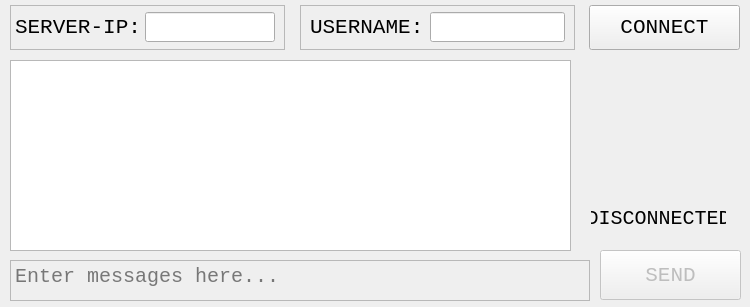
<?xml version="1.0" encoding="UTF-8"?>
<ui version="4.0">
 <class>MainWindow</class>
 <widget class="QMainWindow" name="MainWindow">
  <property name="geometry">
   <rect>
    <x>0</x>
    <y>0</y>
    <width>750</width>
    <height>307</height>
   </rect>
  </property>
  <property name="windowTitle">
   <string>MainWindow</string>
  </property>
  <widget class="QWidget" name="centralWidget">
   <widget class="QLabel" name="label">
    <property name="geometry">
     <rect>
      <x>15</x>
      <y>12</y>
      <width>130</width>
      <height>30</height>
     </rect>
    </property>
    <property name="font">
     <font>
      <family>Monospace</family>
      <pointsize>16</pointsize>
     </font>
    </property>
    <property name="text">
     <string>SERVER-IP:</string>
    </property>
   </widget>
   <widget class="QLineEdit" name="input_server">
    <property name="geometry">
     <rect>
      <x>145</x>
      <y>12</y>
      <width>130</width>
      <height>30</height>
     </rect>
    </property>
    <property name="minimumSize">
     <size>
      <width>100</width>
      <height>0</height>
     </size>
    </property>
    <property name="maximumSize">
     <size>
      <width>150</width>
      <height>16777215</height>
     </size>
    </property>
    <property name="font">
     <font>
      <family>Monospace</family>
      <pointsize>15</pointsize>
     </font>
    </property>
   </widget>
   <widget class="QLabel" name="label_2">
    <property name="geometry">
     <rect>
      <x>310</x>
      <y>12</y>
      <width>130</width>
      <height>30</height>
     </rect>
    </property>
    <property name="font">
     <font>
      <family>Monospace</family>
      <pointsize>16</pointsize>
     </font>
    </property>
    <property name="text">
     <string>USERNAME:</string>
    </property>
   </widget>
   <widget class="QTextEdit" name="txt_tosend">
    <property name="enabled">
     <bool>false</bool>
    </property>
    <property name="geometry">
     <rect>
      <x>10</x>
      <y>260</y>
      <width>580</width>
      <height>41</height>
     </rect>
    </property>
    <property name="minimumSize">
     <size>
      <width>0</width>
      <height>25</height>
     </size>
    </property>
    <property name="maximumSize">
     <size>
      <width>16777215</width>
      <height>50</height>
     </size>
    </property>
    <property name="font">
     <font>
      <family>Monospace</family>
      <pointsize>15</pointsize>
     </font>
    </property>
    <property name="placeholderText">
     <string>Enter messages here...</string>
    </property>
   </widget>
   <widget class="QLineEdit" name="input_nickname">
    <property name="geometry">
     <rect>
      <x>430</x>
      <y>12</y>
      <width>135</width>
      <height>30</height>
     </rect>
    </property>
    <property name="minimumSize">
     <size>
      <width>100</width>
      <height>0</height>
     </size>
    </property>
    <property name="maximumSize">
     <size>
      <width>150</width>
      <height>16777215</height>
     </size>
    </property>
    <property name="font">
     <font>
      <family>Monospace</family>
      <pointsize>15</pointsize>
     </font>
    </property>
   </widget>
   <widget class="QPushButton" name="btn_connect">
    <property name="geometry">
     <rect>
      <x>589</x>
      <y>5</y>
      <width>151</width>
      <height>45</height>
     </rect>
    </property>
    <property name="font">
     <font>
      <family>Monospace</family>
      <pointsize>16</pointsize>
     </font>
    </property>
    <property name="cursor">
     <cursorShape>PointingHandCursor</cursorShape>
    </property>
    <property name="text">
     <string>CONNECT</string>
    </property>
   </widget>
   <widget class="QFrame" name="frame">
    <property name="geometry">
     <rect>
      <x>10</x>
      <y>5</y>
      <width>275</width>
      <height>45</height>
     </rect>
    </property>
    <property name="frameShape">
     <enum>QFrame::StyledPanel</enum>
    </property>
    <property name="frameShadow">
     <enum>QFrame::Raised</enum>
    </property>
   </widget>
   <widget class="QFrame" name="frame_2">
    <property name="geometry">
     <rect>
      <x>300</x>
      <y>5</y>
      <width>275</width>
      <height>45</height>
     </rect>
    </property>
    <property name="frameShape">
     <enum>QFrame::StyledPanel</enum>
    </property>
    <property name="frameShadow">
     <enum>QFrame::Raised</enum>
    </property>
   </widget>
   <widget class="QWidget" name="layoutWidget">
    <property name="geometry">
     <rect>
      <x>580</x>
      <y>60</y>
      <width>157</width>
      <height>181</height>
     </rect>
    </property>
    <layout class="QVBoxLayout" name="verticalLayout">
     <item>
      <spacer name="verticalSpacer">
       <property name="orientation">
        <enum>Qt::Vertical</enum>
       </property>
       <property name="sizeHint" stdset="0">
        <size>
         <width>20</width>
         <height>35</height>
        </size>
       </property>
      </spacer>
     </item>
     <item>
      <widget class="QLabel" name="lbl_status">
       <property name="font">
        <font>
         <family>Monospace</family>
         <pointsize>15</pointsize>
        </font>
       </property>
       <property name="text">
        <string>DISCONNECTED</string>
       </property>
       <property name="alignment">
        <set>Qt::AlignCenter</set>
       </property>
       <property name="margin">
        <number>5</number>
       </property>
      </widget>
     </item>
    </layout>
   </widget>
   <widget class="QTextEdit" name="txt_allmsg">
    <property name="enabled">
     <bool>true</bool>
    </property>
    <property name="geometry">
     <rect>
      <x>10</x>
      <y>60</y>
      <width>561</width>
      <height>191</height>
     </rect>
    </property>
    <property name="minimumSize">
     <size>
      <width>400</width>
      <height>190</height>
     </size>
    </property>
    <property name="font">
     <font>
      <family>Monospace</family>
      <pointsize>13</pointsize>
      <weight>75</weight>
      <bold>true</bold>
     </font>
    </property>
   </widget>
   <widget class="QPushButton" name="btn_send">
    <property name="enabled">
     <bool>false</bool>
    </property>
    <property name="geometry">
     <rect>
      <x>600</x>
      <y>250</y>
      <width>141</width>
      <height>50</height>
     </rect>
    </property>
    <property name="minimumSize">
     <size>
      <width>0</width>
      <height>50</height>
     </size>
    </property>
    <property name="maximumSize">
     <size>
      <width>150</width>
      <height>50</height>
     </size>
    </property>
    <property name="font">
     <font>
      <family>Monospace</family>
      <pointsize>16</pointsize>
     </font>
    </property>
    <property name="cursor">
     <cursorShape>PointingHandCursor</cursorShape>
    </property>
    <property name="text">
     <string>SEND</string>
    </property>
   </widget>
   <zorder>layoutWidget</zorder>
   <zorder>txt_allmsg</zorder>
   <zorder>frame_2</zorder>
   <zorder>frame</zorder>
   <zorder>label</zorder>
   <zorder>input_server</zorder>
   <zorder>label_2</zorder>
   <zorder>txt_tosend</zorder>
   <zorder>input_nickname</zorder>
   <zorder>btn_connect</zorder>
   <zorder>btn_send</zorder>
  </widget>
 </widget>
 <layoutdefault spacing="6" margin="11"/>
 <resources/>
 <connections/>
</ui>
